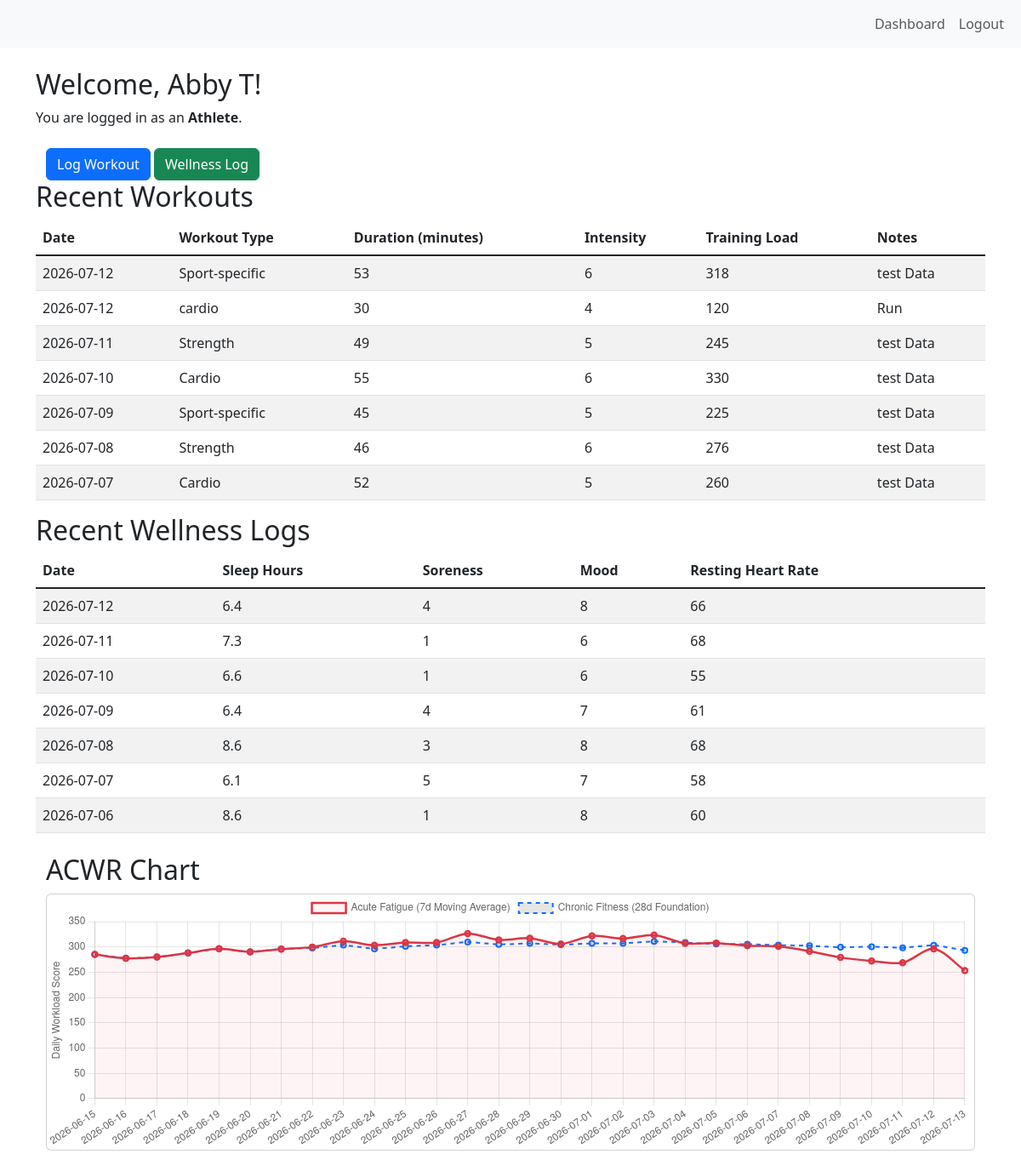
The app's page /athlete/dashboard (signed in) with its own data.
### app/models.py (models this page shows)
class User(UserMixin, db.Model):
    id = db.Column(db.Integer, primary_key=True)
    username = db.Column(db.String(150), unique=True, nullable=False)
    email = db.Column(db.String(150), unique=True, nullable=False)
    password_hash = db.Column(db.String(256), nullable=False)
    role = db.Column(db.String(50), nullable=False)  # 'coach' or 'athlete'
    created_at = db.Column(db.DateTime, default=datetime.utcnow)

class WorkoutLog(db.Model):
    id = db.Column(db.Integer, primary_key=True)
    athlete_id = db.Column(db.Integer, db.ForeignKey('user.id'), nullable=False)
    date = db.Column(db.DateTime, default=datetime.utcnow, nullable=False)
    workout_type = db.Column(db.String(100), nullable=False)
    duration_minutes = db.Column(db.Integer, nullable=False)
    intensity = db.Column(db.Integer, nullable=False)  # e.g., 1-10 scale
    notes = db.Column(db.Text, nullable=True)
    @property
    def training_load(self):
        return self.duration_minutes * self.intensity

class WellnessLog(db.Model):
    id = db.Column(db.Integer, primary_key=True)
    athlete_id = db.Column(db.Integer, db.ForeignKey('user.id'), nullable=False)
    date = db.Column(db.DateTime, default=datetime.utcnow, nullable=False)
    sleep_hours = db.Column(db.Float, nullable=False)
    soreness = db.Column(db.Integer, nullable=False)  #1-10 scale
    mood = db.Column(db.Integer, nullable=False)  # 1-10 scale
    resting_heart_rate = db.Column(db.Integer, nullable=True)

### app/routes.py (the view)
@main_bp.route('/athlete/dashboard')
@login_required
def athlete_dashboard():
    if current_user.role != 'athlete':
        abort(403)  # cannot access if not an athlete
    workout_logs = WorkoutLog.query.filter_by(athlete_id=current_user.id).order_by(WorkoutLog.date.desc()).limit(7).all()
    wellness_logs = WellnessLog.query.filter_by(athlete_id=current_user.id).order_by(WellnessLog.date.desc()).limit(7).all()
    today = datetime.now().date()
    start_date = today - timedelta(days=28)
    chart_logs = WorkoutLog.query.filter(
        WorkoutLog.athlete_id == current_user.id,
        WorkoutLog.date >= start_date,
        WorkoutLog.date <= today
    ).all()
    chart_labels = []
    acute_values = []
    chronic_values = []
    if chart_logs:
        data = [{
            'date': pd.to_datetime(log.date),
            'training_load': log.training_load,
        } for log in chart_logs]
        df = pd.DataFrame(data)
        df = df.groupby('date').sum().reset_index()
        df['date'] = df['date'].dt.normalize()
        df = df.groupby('date').sum().reset_index()
        all_dates = pd.date_range(start=start_date, end=today).normalize()
        df = df.set_index('date').reindex(all_dates, fill_value=0).reset_index()
        df.rename(columns={'index': 'date'}, inplace=True)
        df['acute_roll'] = df['training_load'].rolling(window=7, min_periods=1).mean()
        df['chronic_roll'] = df['training_load'].rolling(window=28, min_periods=1).mean()
        chart_labels = [dt.strftime('%Y-%m-%d') for dt in df['date']]
        acute_values = df['acute_roll'].round(1).tolist()
        chronic_values = df['chronic_roll'].round(1).tolist()
    return render_template(
        'athlete_dashboard.html',
        workout_logs=workout_logs,
        wellness_logs=wellness_logs,
        chart_labels=json.dumps(chart_labels),
        acute_values=json.dumps(acute_values),
        chronic_values=json.dumps(chronic_values)
    )

### app/__init__.py (called while the page is built)
def create_app():
    app = Flask(__name__, template_folder='../templates/')
    app.config.from_object(Config)
    db.init_app(app)
    login_manager.init_app(app)
    login_manager.login_view = "main.login"
    from app.models import User
    @login_manager.user_loader
    def load_user(user_id):
        return User.query.get(int(user_id))
    from app.routes import main_bp
    app.register_blueprint(main_bp)
    @app.route('/test')
    def test():
        return('Works!')
    return app

### templates/athlete_dashboard.html
{% extends "base.html" %}
{% block content %}
<div class="container mt-4">
    <h2>Welcome, {{ current_user.username }}!</h2>
    <p>You are logged in as an <strong>Athlete</strong>.</p>
    <div class="container-fluid mt-4">
        <a href="{{ url_for('main.workout_log') }}" class="btn btn-primary">Log Workout</a>
        <a href="{{ url_for('main.wellness_log') }}" class="btn btn-success">Wellness Log</a>
    </div>
    <h2>Recent Workouts</h2>
    {% if workout_logs %}
        <table class="table table-striped table-hover">
            <thead>
                <tr>
                    <th>Date</th>
                    <th>Workout Type</th>
                    <th>Duration (minutes)</th>
                    <th>Intensity</th>
                    <th>Training Load</th>
                    <th>Notes</th>
                </tr>
            </thead>
            <tbody class="table-group-divider">
                {% for log in workout_logs %}
                <tr>
                    <td>{{ log.date.strftime('%Y-%m-%d') }}</td>
                    <td>{{ log.workout_type }}</td>
                    <td>{{ log.duration_minutes }}</td>
                    <td>{{ log.intensity }}</td>
                    <td>{{ log.training_load }}</td>
                    <td>{{ log.notes }}</td>
                </tr>
                {% endfor %}
            </tbody>
        </table>
    {% else %}
        <p>No recent workouts logged.</p>
    {% endif %}
    <h2>Recent Wellness Logs</h2>
    {% if wellness_logs %}
        <table class="table table-striped table-hover">
            <thead>
                <tr>
                    <th>Date</th>
                    <th>Sleep Hours</th>
                    <th>Soreness</th>
                    <th>Mood</th>
                    <th>Resting Heart Rate</th>
                </tr>
            </thead>
            <tbody class="table-group-divider">
                {% for log in wellness_logs %}
                <tr>
                    <td>{{ log.date.strftime('%Y-%m-%d') }}</td>
                    <td>{{ log.sleep_hours }}</td>
                    <td>{{ log.soreness }}</td>
                    <td>{{ log.mood }}</td>
                    <td>{{ log.resting_heart_rate }}</td>
                </tr>
                {% endfor %}
            </tbody>
        </table>
    {% else %}
        <p>No recent wellness logs.</p>
    {% endif %}
    <div class="container mt-4">
        <h2>ACWR Chart</h2>
        <div class="card mb-4">
            <div style="position: relative; height:300px; width:100%;">
                <canvas id="acwrChart"></canvas>
            </div>
        </div>
    </div>
    <script>
        const label = {{ chart_labels | safe }};
        const acuteData = {{ acute_values | safe }};
        const chronicData = {{ chronic_values | safe }};
        const ctx = document.getElementById('acwrChart').getContext('2d');
        new Chart(ctx, {
            type: 'line',
            data: {
                labels: label,
                datasets: [
                    {
                        label: 'Acute Fatigue (7d Moving Average)',
                        data: acuteData,
                        borderColor: 'rgba(220, 53, 69, 1)', // Red line
                        backgroundColor: 'rgba(220, 53, 69, 0.05)',
                        borderWidth: 2.5,
                        tension: 0.3, // Makes line curves smooth
                        fill: true
                    },
                    {
                        label: 'Chronic Fitness (28d Foundation)',
                        data: chronicData,
                        borderColor: 'rgba(13, 110, 253, 1)', // Blue line
                        borderDash: [5, 5], // Dotted line formatting
                        borderWidth: 2,
                        tension: 0.1,
                        fill: false
                    }
                ]
            },
            options: {
                responsive: true,
                maintainAspectRatio: false,
                scales: {
                    y: {
                        beginAtZero: true,
                        title: { display: true, text: 'Daily Workload Score' }
                    }
                }
            }
        });
    </script>
</div> {% endblock %}

### records on screen
User: username "Abby T"
WorkoutLog: date "2026-07-12", workout_type "Sport-specific", duration_minutes "53", intensity "6", training_load "318", notes "test Data"
WorkoutLog: date "2026-07-12", workout_type "cardio", duration_minutes "30", intensity "4", training_load "120", notes "Run"
WorkoutLog: date "2026-07-11", workout_type "Strength", duration_minutes "49", intensity "5", training_load "245", notes "test Data"
WorkoutLog: date "2026-07-10", workout_type "Cardio", duration_minutes "55", intensity "6", training_load "330", notes "test Data"
WorkoutLog: date "2026-07-09", workout_type "Sport-specific", duration_minutes "45", intensity "5", training_load "225", notes "test Data"
WorkoutLog: date "2026-07-08", workout_type "Strength", duration_minutes "46", intensity "6", training_load "276", notes "test Data"
WorkoutLog: date "2026-07-07", workout_type "Cardio", duration_minutes "52", intensity "5", training_load "260", notes "test Data"
WellnessLog: date "2026-07-12", sleep_hours "6.4", soreness "4", mood "8", resting_heart_rate "66"
WellnessLog: date "2026-07-11", sleep_hours "7.3", soreness "1", mood "6", resting_heart_rate "68"
WellnessLog: date "2026-07-10", sleep_hours "6.6", soreness "1", mood "6", resting_heart_rate "55"
WellnessLog: date "2026-07-09", sleep_hours "6.4", soreness "4", mood "7", resting_heart_rate "61"
WellnessLog: date "2026-07-08", sleep_hours "8.6", soreness "3", mood "8", resting_heart_rate "68"
WellnessLog: date "2026-07-07", sleep_hours "6.1", soreness "5", mood "7", resting_heart_rate "58"
WellnessLog: date "2026-07-06", sleep_hours "8.6", soreness "1", mood "8", resting_heart_rate "60"

### other values on screen
chart data {{ acute_values | safe }} [285.0, 277.5, 280.0, 288.0, 296.4, 290.3, 295.9, 299.7, 311.1, 303.3, 308.7, 308.7, 326.6, 313.9, 317.3, 305.9, 322.0, 316.6, 323.4, 307.0, 307.7, 302.6, 301.1, 291.6, 279.1, 272.3, 268.7, 296.3, 253.4]
chart data {{ chronic_values | safe }} [285.0, 277.5, 280.0, 288.0, 296.4, 290.3, 295.9, 297.9, 303.7, 296.3, 301.2, 303.6, 309.8, 304.9, 306.9, 304.6, 306.9, 307.2, 310.9, 308.8, 305.8, 305.5, 303.6, 302.4, 299.3, 300.5, 298.4, 303.4, 293.2]
